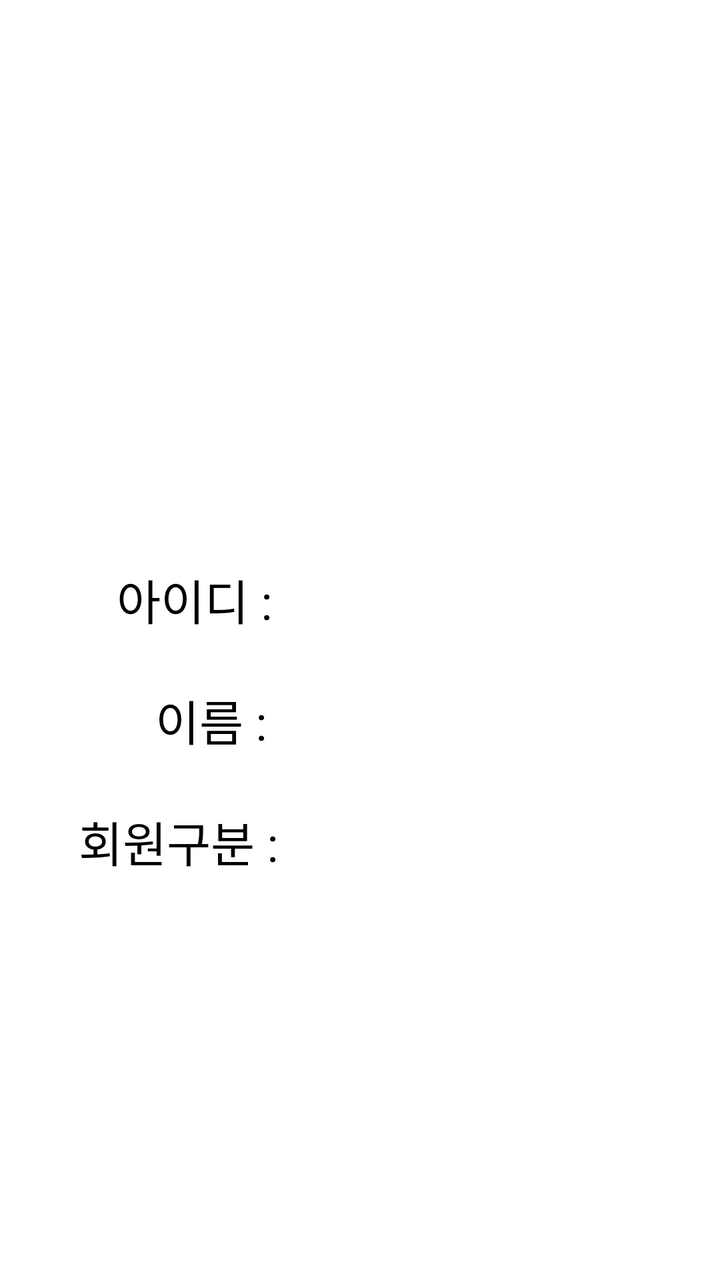
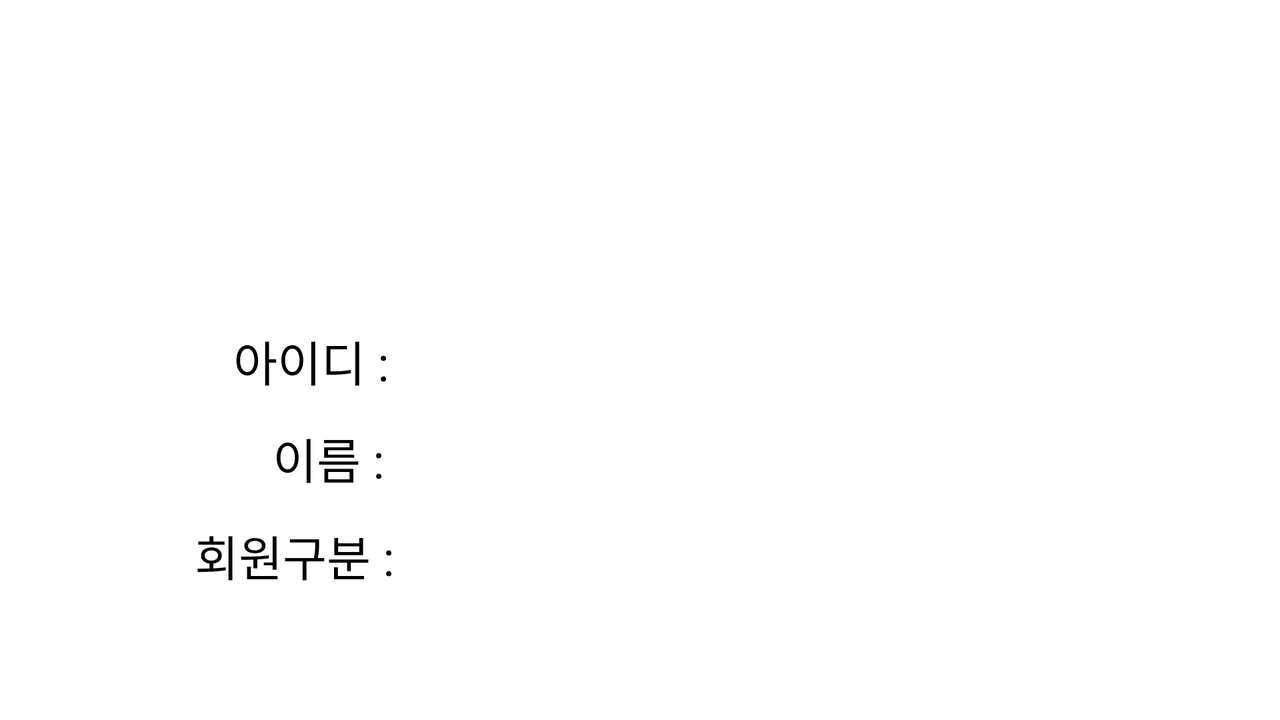

Compare how this app lays out the same screen by default and in its alternative resource folder. The renders come first, then the two layout files and the values they reference.
<!-- AndroidManifest.xml: application theme Theme.KotlinServer -->
<!-- res/layout/dummy_fragment.xml -->
<?xml version="1.0" encoding="utf-8"?>
<layout xmlns:android="http://schemas.android.com/apk/res/android"
    xmlns:app="http://schemas.android.com/apk/res-auto"
    xmlns:tools="http://schemas.android.com/tools">

    <data>
        <import type="com.example.kotlinserver.model.UserModel"/>

        <variable
            name="user"
            type="com.example.kotlinserver.model.UserModel" />
    </data>

    <androidx.constraintlayout.widget.ConstraintLayout
        android:layout_width="match_parent"
        android:layout_height="match_parent"
        android:background="#FFFFFF">

        <ImageView
            android:layout_width="200dp"
            android:layout_height="200dp"
            android:src="@drawable/smile"
            app:layout_constraintBottom_toBottomOf="parent"
            app:layout_constraintEnd_toEndOf="parent"
            app:layout_constraintHorizontal_bias="0.497"
            app:layout_constraintStart_toStartOf="parent"
            app:layout_constraintTop_toTopOf="parent"
            app:layout_constraintVertical_bias="0.135" />

        <TextView
            android:layout_width="wrap_content"
            android:layout_height="wrap_content"
            android:text="아이디 : "
            android:textColor="@color/black"
            android:textSize="24dp"

            app:layout_constraintBottom_toBottomOf="parent"
            app:layout_constraintEnd_toEndOf="parent"
            app:layout_constraintHorizontal_bias="0.211"
            app:layout_constraintStart_toStartOf="parent"
            app:layout_constraintTop_toTopOf="parent"
            app:layout_constraintVertical_bias="0.466" />

        <TextView
            android:id="@+id/fragment_id"
            android:layout_width="wrap_content"
            android:layout_height="wrap_content"
            android:text="@{user.userId}"
            android:textColor="@color/black"
            android:textSize="24dp"

            app:layout_constraintBottom_toBottomOf="parent"
            app:layout_constraintEnd_toEndOf="parent"
            app:layout_constraintHorizontal_bias="0.645"
            app:layout_constraintStart_toStartOf="parent"
            app:layout_constraintTop_toTopOf="parent"
            app:layout_constraintVertical_bias="0.466" />

        <TextView
            android:layout_width="wrap_content"
            android:layout_height="wrap_content"
            android:text="이름 : "
            android:textColor="@color/black"
            android:textSize="24dp"

            app:layout_constraintBottom_toBottomOf="parent"
            app:layout_constraintEnd_toEndOf="parent"
            app:layout_constraintHorizontal_bias="0.26"
            app:layout_constraintStart_toStartOf="parent"
            app:layout_constraintTop_toTopOf="parent"
            app:layout_constraintVertical_bias="0.566" />

        <TextView
            android:id="@+id/fragment_name"
            android:layout_width="wrap_content"
            android:layout_height="wrap_content"
            android:text="@{user.userName}"
            android:textColor="@color/black"
            android:textSize="24dp"

            app:layout_constraintBottom_toBottomOf="parent"
            app:layout_constraintEnd_toEndOf="parent"
            app:layout_constraintHorizontal_bias="0.645"
            app:layout_constraintStart_toStartOf="parent"
            app:layout_constraintTop_toTopOf="parent"
            app:layout_constraintVertical_bias="0.566" />

        <TextView
            android:layout_width="wrap_content"
            android:layout_height="wrap_content"
            android:text="회원구분 : "
            android:textColor="@color/black"
            android:textSize="24dp"

            app:layout_constraintBottom_toBottomOf="parent"
            app:layout_constraintEnd_toEndOf="parent"
            app:layout_constraintHorizontal_bias="0.154"
            app:layout_constraintStart_toStartOf="parent"
            app:layout_constraintTop_toTopOf="parent"
            app:layout_constraintVertical_bias="0.666" />

        <TextView
            android:id="@+id/fragment_auth"
            android:layout_width="wrap_content"
            android:layout_height="wrap_content"
            android:text="@{user.userAuth}"
            android:textColor="@color/black"
            android:textSize="24dp"

            app:layout_constraintBottom_toBottomOf="parent"
            app:layout_constraintEnd_toEndOf="parent"
            app:layout_constraintHorizontal_bias="0.645"
            app:layout_constraintStart_toStartOf="parent"
            app:layout_constraintTop_toTopOf="parent"
            app:layout_constraintVertical_bias="0.666" />

    </androidx.constraintlayout.widget.ConstraintLayout>

</layout>
<!-- resources referenced by this layout -->
<resources>
  <style name="Theme.KotlinServer" parent="Theme.AppCompat.Light.NoActionBar">
          
          <item name="colorPrimary">#0F0F0F</item>
          <item name="colorPrimaryVariant">#3F3F3F</item>
          <item name="colorOnPrimary">#1F1F1F</item>
          
          <item name="colorSecondary">@color/teal_200</item>
          <item name="colorSecondaryVariant">@color/teal_700</item>
          <item name="colorOnSecondary">@color/black</item>
          
          <item name="windowActionBar">false</item>
          <item name="windowNoTitle">true</item>
          <item name="android:statusBarColor" tools:targetApi="l">?attr/colorPrimaryVariant</item>
          
      </style>
</resources>
<!-- res/layout-land/dummy_fragment.xml (the repository's variant of the layout above) -->
<!-- drawn on the phone turned sideways -->
<?xml version="1.0" encoding="utf-8"?>
<layout xmlns:android="http://schemas.android.com/apk/res/android"
    xmlns:app="http://schemas.android.com/apk/res-auto"
    xmlns:tools="http://schemas.android.com/tools">

    <data>
        <import type="com.example.kotlinserver.model.UserModel"/>

        <variable
            name="user"
            type="com.example.kotlinserver.model.UserModel" />
    </data>

    <androidx.constraintlayout.widget.ConstraintLayout
        android:layout_width="match_parent"
        android:layout_height="match_parent"
        android:background="#FFFFFF">

        <ImageView
            android:layout_width="129dp"
            android:layout_height="157dp"
            android:src="@drawable/smile"
            app:layout_constraintBottom_toBottomOf="parent"
            app:layout_constraintEnd_toEndOf="parent"
            app:layout_constraintHorizontal_bias="0.287"
            app:layout_constraintStart_toStartOf="parent"
            app:layout_constraintTop_toTopOf="parent"
            app:layout_constraintVertical_bias="0.0" />

        <ImageView
            android:layout_width="129dp"
            android:layout_height="157dp"
            android:src="@drawable/smile"
            app:layout_constraintBottom_toBottomOf="parent"
            app:layout_constraintEnd_toEndOf="parent"
            app:layout_constraintHorizontal_bias="0.7"
            app:layout_constraintStart_toStartOf="parent"
            app:layout_constraintTop_toTopOf="parent"
            app:layout_constraintVertical_bias="0.0" />

        <TextView
            android:layout_width="wrap_content"
            android:layout_height="wrap_content"
            android:text="아이디 : "
            android:textColor="@color/black"
            android:textSize="24dp"

            app:layout_constraintBottom_toBottomOf="parent"
            app:layout_constraintEnd_toEndOf="parent"
            app:layout_constraintHorizontal_bias="0.21"
            app:layout_constraintStart_toStartOf="parent"
            app:layout_constraintTop_toTopOf="parent"
            app:layout_constraintVertical_bias="0.5" />

        <TextView
            android:id="@+id/fragment_id"
            android:layout_width="wrap_content"
            android:layout_height="wrap_content"
            android:text="@{user.userId}"
            android:textColor="@color/black"
            android:textSize="24dp"

            app:layout_constraintBottom_toBottomOf="parent"
            app:layout_constraintEnd_toEndOf="parent"
            app:layout_constraintHorizontal_bias="0.645"
            app:layout_constraintStart_toStartOf="parent"
            app:layout_constraintTop_toTopOf="parent"
            app:layout_constraintVertical_bias="0.5" />

        <TextView
            android:layout_width="wrap_content"
            android:layout_height="wrap_content"
            android:text="이름 : "
            android:textColor="@color/black"
            android:textSize="24dp"

            app:layout_constraintBottom_toBottomOf="parent"
            app:layout_constraintEnd_toEndOf="parent"
            app:layout_constraintHorizontal_bias="0.236"
            app:layout_constraintStart_toStartOf="parent"
            app:layout_constraintTop_toTopOf="parent"
            app:layout_constraintVertical_bias="0.65" />

        <TextView
            android:id="@+id/fragment_name"
            android:layout_width="wrap_content"
            android:layout_height="wrap_content"
            android:text="@{user.userName}"
            android:textColor="@color/black"
            android:textSize="24dp"

            app:layout_constraintBottom_toBottomOf="parent"
            app:layout_constraintEnd_toEndOf="parent"
            app:layout_constraintHorizontal_bias="0.645"
            app:layout_constraintStart_toStartOf="parent"
            app:layout_constraintTop_toTopOf="parent"
            app:layout_constraintVertical_bias="0.65" />

        <TextView
            android:layout_width="wrap_content"
            android:layout_height="wrap_content"
            android:text="회원구분 : "
            android:textColor="@color/black"
            android:textSize="24dp"

            app:layout_constraintBottom_toBottomOf="parent"
            app:layout_constraintEnd_toEndOf="parent"
            app:layout_constraintHorizontal_bias="0.182"
            app:layout_constraintStart_toStartOf="parent"
            app:layout_constraintTop_toTopOf="parent"
            app:layout_constraintVertical_bias="0.8" />

        <TextView
            android:id="@+id/fragment_auth"
            android:layout_width="wrap_content"
            android:layout_height="wrap_content"
            android:text="@{user.userAuth}"
            android:textColor="@color/black"
            android:textSize="24dp"

            app:layout_constraintBottom_toBottomOf="parent"
            app:layout_constraintEnd_toEndOf="parent"
            app:layout_constraintHorizontal_bias="0.645"
            app:layout_constraintStart_toStartOf="parent"
            app:layout_constraintTop_toTopOf="parent"
            app:layout_constraintVertical_bias="0.8" />

    </androidx.constraintlayout.widget.ConstraintLayout>

</layout>
